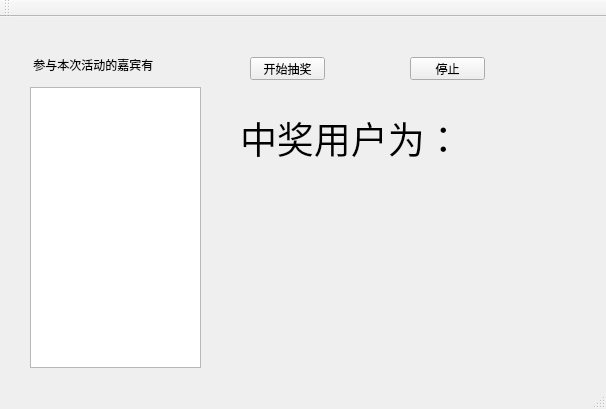
<?xml version="1.0" encoding="UTF-8"?>
<ui version="4.0">
 <class>MainWindow</class>
 <widget class="QMainWindow" name="MainWindow">
  <property name="geometry">
   <rect>
    <x>0</x>
    <y>0</y>
    <width>606</width>
    <height>409</height>
   </rect>
  </property>
  <property name="windowTitle">
   <string>MainWindow</string>
  </property>
  <widget class="QWidget" name="centralWidget">
   <widget class="QLabel" name="label">
    <property name="geometry">
     <rect>
      <x>30</x>
      <y>40</y>
      <width>151</width>
      <height>16</height>
     </rect>
    </property>
    <property name="text">
     <string> 参与本次活动的嘉宾有</string>
    </property>
   </widget>
   <widget class="QPushButton" name="pushButton">
    <property name="geometry">
     <rect>
      <x>250</x>
      <y>40</y>
      <width>75</width>
      <height>23</height>
     </rect>
    </property>
    <property name="text">
     <string>开始抽奖</string>
    </property>
   </widget>
   <widget class="QPushButton" name="pushButton_2">
    <property name="geometry">
     <rect>
      <x>410</x>
      <y>40</y>
      <width>75</width>
      <height>23</height>
     </rect>
    </property>
    <property name="text">
     <string>停止</string>
    </property>
   </widget>
   <widget class="QLabel" name="label_2">
    <property name="geometry">
     <rect>
      <x>240</x>
      <y>70</y>
      <width>291</width>
      <height>101</height>
     </rect>
    </property>
    <property name="font">
     <font>
      <family>Agency FB</family>
      <pointsize>28</pointsize>
     </font>
    </property>
    <property name="text">
     <string>中奖用户为：</string>
    </property>
   </widget>
   <widget class="QLabel" name="label_luckyname">
    <property name="geometry">
     <rect>
      <x>260</x>
      <y>180</y>
      <width>291</width>
      <height>101</height>
     </rect>
    </property>
    <property name="font">
     <font>
      <family>Agency FB</family>
      <pointsize>28</pointsize>
     </font>
    </property>
    <property name="text">
     <string/>
    </property>
    <property name="alignment">
     <set>Qt::AlignCenter</set>
    </property>
   </widget>
   <widget class="QListWidget" name="listWidget">
    <property name="geometry">
     <rect>
      <x>30</x>
      <y>70</y>
      <width>171</width>
      <height>281</height>
     </rect>
    </property>
   </widget>
  </widget>
  <widget class="QMenuBar" name="menuBar">
   <property name="geometry">
    <rect>
     <x>0</x>
     <y>0</y>
     <width>606</width>
     <height>23</height>
    </rect>
   </property>
  </widget>
  <widget class="QToolBar" name="mainToolBar">
   <attribute name="toolBarArea">
    <enum>TopToolBarArea</enum>
   </attribute>
   <attribute name="toolBarBreak">
    <bool>false</bool>
   </attribute>
  </widget>
  <widget class="QStatusBar" name="statusBar"/>
 </widget>
 <layoutdefault spacing="6" margin="11"/>
 <resources/>
 <connections/>
</ui>
